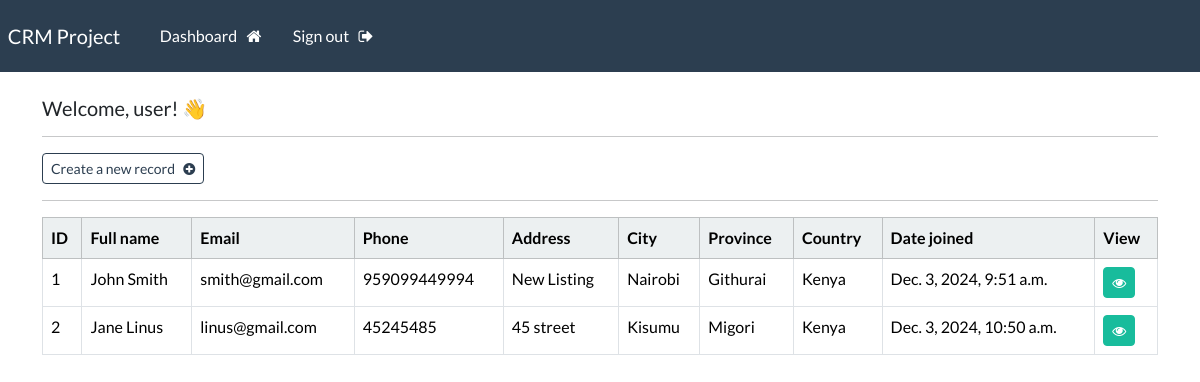
Page /dashboard/ (signed in) on the earlier database version.
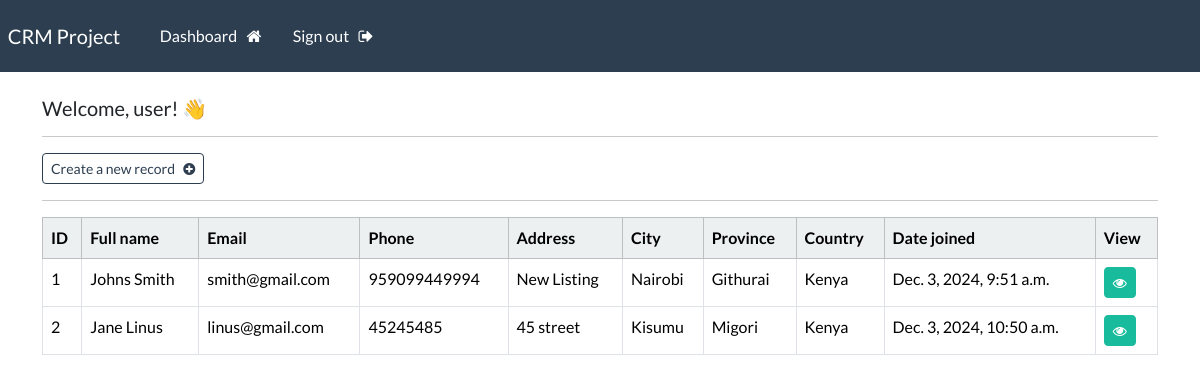
Same page on the later database version.
### crmApp/models.py (models this page shows, shortened)
class Record(models.Model):
    creation_date = models.DateTimeField(auto_now_add=True)
    first_name = models.CharField(max_length=100)
    last_name = models.CharField(max_length=100)
    email = models.CharField(max_length=255)
    phone = models.CharField(max_length=20)
    address = models.CharField(max_length=300)
    city = models.CharField(max_length=255)
    province = models.CharField(max_length=200)
    country = models.CharField(max_length=125)

### crmApp/views.py (the view)
# urls.py: path('dashboard/', dashboard, name='dashboard' ),
@login_required(login_url='login')
def dashboard(request):
     my_records = Record.objects.all()
     context = {'records':my_records}
     return render(request, 'crmApp/dashboard.html', context=context)

### crmApp/templates/crmApp/dashboard.html (shortened to what this page needs)
{% extends "crmApp/base.html" %}
{% block content %}
<h5> Welcome, {{user}}! 👋 </h5>
<hr>
<a class="btn btn-outline-primary btn-sm" href="{% url 'create_record' %}">
    Create a new record &nbsp; <i class="fa fa-plus-circle" aria-hidden="true"></i>
</a>
<hr>
<table class="table table-hover table-bordered">
    <thead class="table-light">
        <tr>
            <th scope="col"> ID </th>
            <th scope="col"> Full name </th>
            <th scope="col"> Email </th>
            <th scope="col"> Phone </th>
            <th scope="col"> Address </th>
            <th scope="col"> City </th>
            <th scope="col"> Province </th>
            <th scope="col"> Country </th>
            <th scope="col"> Date joined </th>
            <th scope="col"> View </th>
        </tr>
    </thead>
    <tbody>
    {% if records %}
        {% for record in records %}
        <tr>
            <td> {{record.id}} </td>
            <td> {{record.first_name}}  {{record.last_name}} </td>
            <td> {{record.email}} </td>
            <td> {{record.phone}} </td>
            <td> {{record.address}} </td>
            <td> {{record.city}} </td>
            <td> {{record.province}} </td>
            <td> {{record.country}} </td>
            <td> {{record.creation_date}} </td>
            <td> <a class="btn btn-success btn-sm" href="{% url 'view_record' record.id%}"> <i class="fa fa-eye" aria-hidden="true"></i> </a> </td>
        </tr>
        {% endfor %}
    {% endif %}
    </tbody>
</table>
{% endblock  %}

Differences in the rows shown:
changed Record "Smith": first_name "John" → "Johns"
